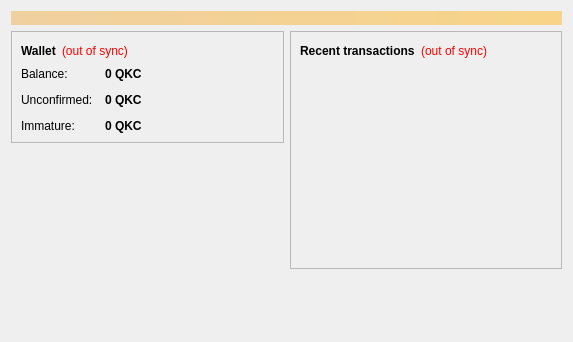
<?xml version="1.0" encoding="UTF-8"?>
<ui version="4.0">
 <class>OverviewPage</class>
 <widget class="QWidget" name="OverviewPage">
  <property name="geometry">
   <rect>
    <x>0</x>
    <y>0</y>
    <width>573</width>
    <height>342</height>
   </rect>
  </property>
  <property name="windowTitle">
   <string>Form</string>
  </property>
  <layout class="QVBoxLayout" name="topLayout">
   <item>
    <widget class="QLabel" name="labelAlerts">
     <property name="visible">
      <bool>false</bool>
     </property>
     <property name="styleSheet">
      <string notr="true">background-color: qlineargradient(x1: 0, y1: 0, x2: 1, y2: 0, stop:0 #F0D0A0, stop:1 #F8D488); color:#000000;</string>
     </property>
     <property name="wordWrap">
      <bool>true</bool>
     </property>
     <property name="margin">
      <number>3</number>
     </property>
    </widget>
   </item>
   <item>
    <layout class="QHBoxLayout" name="horizontalLayout" stretch="1,1">
     <item>
      <layout class="QVBoxLayout" name="verticalLayout_2">
       <item>
        <widget class="QFrame" name="frame">
         <property name="frameShape">
          <enum>QFrame::StyledPanel</enum>
         </property>
         <property name="frameShadow">
          <enum>QFrame::Raised</enum>
         </property>
         <layout class="QVBoxLayout" name="verticalLayout_4">
          <item>
           <layout class="QHBoxLayout" name="horizontalLayout_4">
            <item>
             <widget class="QLabel" name="label_5">
              <property name="font">
               <font>
                <weight>75</weight>
                <bold>true</bold>
               </font>
              </property>
              <property name="text">
               <string>Wallet</string>
              </property>
             </widget>
            </item>
            <item>
             <widget class="QLabel" name="labelWalletStatus">
              <property name="toolTip">
               <string>The displayed information may be out of date. Your wallet automatically synchronizes with the Quickcoin network after a connection is established, but this process has not completed yet.</string>
              </property>
              <property name="styleSheet">
               <string notr="true">QLabel { color: red; }</string>
              </property>
              <property name="text">
               <string notr="true">(out of sync)</string>
              </property>
              <property name="alignment">
               <set>Qt::AlignLeading|Qt::AlignLeft|Qt::AlignVCenter</set>
              </property>
             </widget>
            </item>
            <item>
             <spacer name="horizontalSpacer_2">
              <property name="orientation">
               <enum>Qt::Horizontal</enum>
              </property>
              <property name="sizeHint" stdset="0">
               <size>
                <width>40</width>
                <height>20</height>
               </size>
              </property>
             </spacer>
            </item>
           </layout>
          </item>
          <item>
           <layout class="QFormLayout" name="formLayout_2">
            <property name="fieldGrowthPolicy">
             <enum>QFormLayout::AllNonFixedFieldsGrow</enum>
            </property>
            <property name="horizontalSpacing">
             <number>12</number>
            </property>
            <property name="verticalSpacing">
             <number>12</number>
            </property>
            <item row="0" column="0">
             <widget class="QLabel" name="label">
              <property name="text">
               <string>Balance:</string>
              </property>
             </widget>
            </item>
            <item row="0" column="1">
             <widget class="QLabel" name="labelBalance">
              <property name="font">
               <font>
                <weight>75</weight>
                <bold>true</bold>
               </font>
              </property>
              <property name="cursor">
               <cursorShape>IBeamCursor</cursorShape>
              </property>
              <property name="toolTip">
               <string>Your current balance</string>
              </property>
              <property name="text">
               <string notr="true">0 QKC</string>
              </property>
              <property name="textInteractionFlags">
               <set>Qt::LinksAccessibleByMouse|Qt::TextSelectableByKeyboard|Qt::TextSelectableByMouse</set>
              </property>
             </widget>
            </item>
            <item row="1" column="0">
             <widget class="QLabel" name="label_3">
              <property name="text">
               <string>Unconfirmed:</string>
              </property>
             </widget>
            </item>
            <item row="1" column="1">
             <widget class="QLabel" name="labelUnconfirmed">
              <property name="font">
               <font>
                <weight>75</weight>
                <bold>true</bold>
               </font>
              </property>
              <property name="cursor">
               <cursorShape>IBeamCursor</cursorShape>
              </property>
              <property name="toolTip">
               <string>Total of transactions that have yet to be confirmed, and do not yet count toward the current balance</string>
              </property>
              <property name="text">
               <string notr="true">0 QKC</string>
              </property>
              <property name="textInteractionFlags">
               <set>Qt::LinksAccessibleByMouse|Qt::TextSelectableByKeyboard|Qt::TextSelectableByMouse</set>
              </property>
             </widget>
            </item>
            <item row="2" column="0">
             <widget class="QLabel" name="labelImmatureText">
              <property name="text">
               <string>Immature:</string>
              </property>
             </widget>
            </item>
            <item row="2" column="1">
             <widget class="QLabel" name="labelImmature">
              <property name="font">
               <font>
                <weight>75</weight>
                <bold>true</bold>
               </font>
              </property>
              <property name="toolTip">
               <string>Mined balance that has not yet matured</string>
              </property>
              <property name="text">
               <string notr="true">0 QKC</string>
              </property>
              <property name="textInteractionFlags">
               <set>Qt::LinksAccessibleByMouse|Qt::TextSelectableByKeyboard|Qt::TextSelectableByMouse</set>
              </property>
             </widget>
            </item>
           </layout>
          </item>
         </layout>
        </widget>
       </item>
       <item>
        <spacer name="verticalSpacer">
         <property name="orientation">
          <enum>Qt::Vertical</enum>
         </property>
         <property name="sizeHint" stdset="0">
          <size>
           <width>20</width>
           <height>40</height>
          </size>
         </property>
        </spacer>
       </item>
      </layout>
     </item>
     <item>
      <layout class="QVBoxLayout" name="verticalLayout_3">
       <item>
        <widget class="QFrame" name="frame_2">
         <property name="frameShape">
          <enum>QFrame::StyledPanel</enum>
         </property>
         <property name="frameShadow">
          <enum>QFrame::Raised</enum>
         </property>
         <layout class="QVBoxLayout" name="verticalLayout">
          <item>
           <layout class="QHBoxLayout" name="horizontalLayout_2">
            <item>
             <widget class="QLabel" name="label_4">
              <property name="text">
               <string>&lt;b&gt;Recent transactions&lt;/b&gt;</string>
              </property>
             </widget>
            </item>
            <item>
             <widget class="QLabel" name="labelTransactionsStatus">
              <property name="toolTip">
               <string>The displayed information may be out of date. Your wallet automatically synchronizes with the Quickcoin network after a connection is established, but this process has not completed yet.</string>
              </property>
              <property name="styleSheet">
               <string notr="true">QLabel { color: red; }</string>
              </property>
              <property name="text">
               <string notr="true">(out of sync)</string>
              </property>
              <property name="alignment">
               <set>Qt::AlignRight|Qt::AlignTrailing|Qt::AlignVCenter</set>
              </property>
             </widget>
            </item>
            <item>
             <spacer name="horizontalSpacer">
              <property name="orientation">
               <enum>Qt::Horizontal</enum>
              </property>
              <property name="sizeHint" stdset="0">
               <size>
                <width>40</width>
                <height>20</height>
               </size>
              </property>
             </spacer>
            </item>
           </layout>
          </item>
          <item>
           <widget class="QListView" name="listTransactions">
            <property name="styleSheet">
             <string notr="true">QListView { background: transparent; }</string>
            </property>
            <property name="frameShape">
             <enum>QFrame::NoFrame</enum>
            </property>
            <property name="verticalScrollBarPolicy">
             <enum>Qt::ScrollBarAlwaysOff</enum>
            </property>
            <property name="horizontalScrollBarPolicy">
             <enum>Qt::ScrollBarAlwaysOff</enum>
            </property>
            <property name="selectionMode">
             <enum>QAbstractItemView::NoSelection</enum>
            </property>
           </widget>
          </item>
         </layout>
        </widget>
       </item>
       <item>
        <spacer name="verticalSpacer_2">
         <property name="orientation">
          <enum>Qt::Vertical</enum>
         </property>
         <property name="sizeHint" stdset="0">
          <size>
           <width>20</width>
           <height>40</height>
          </size>
         </property>
        </spacer>
       </item>
      </layout>
     </item>
    </layout>
   </item>
  </layout>
 </widget>
 <resources/>
 <connections/>
</ui>
